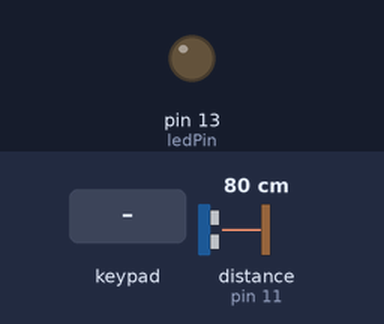
Bench run of a sketch on a simulated Arduino Uno, built with avr-gcc and run on an emulated ATmega328P. On the bench: output pins drawn as LEDs (lit = HIGH). The inputs (shaded band) are chosen by the test bench; at power-on: distance to the obstacle (sensor on pin 11) 80 cm. The echo pulse lasts 58.3 µs per cm; pins used as bus, display or sensor lines are not drawn; what the sketch prints to the serial monitor is not drawn.

Above: at 1.2 s.
1.3 s: keypad keys 9 8 7 6 # pressed 0.4 s apart
At 2.96 s:
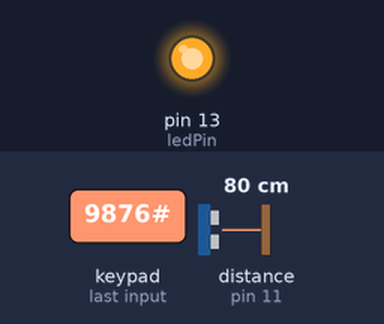
Timing chart, 0 to 34.5 s (numbered marks = the images above; inputs shaded):
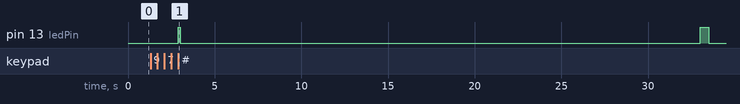

Measured:
- after the input at 1.3 s, pin 13 (ledPin): LOW → HIGH after 1.6 s, → LOW 0.10 s later, → HIGH 30.0 s later, → LOW 0.50 s later

The sketch:

Potato_Security_System..ino
```cpp
#include <Key.h>
#include <Keypad.h>


const byte keyRows = 4;
const byte keyCols = 4;
char keys [keyRows][keyCols] = {
  {'1', '2', '3', 'A'},
  {'4', '5', '6', 'B'},
  {'7', '8', '9', 'C'},
  {'*', '0', '#', 'D'}

};
byte rowPins[keyRows] = {9,8,7,6};
byte colPins[keyCols] = {5,4,3,2};
const int echo = 11;
const int trig = 12;
const int ledPin = 13;
int i = 0;
String password;
bool buzz = false;
String entered;

Keypad keyboard = Keypad(makeKeymap(keys),rowPins, colPins, keyRows, keyCols);
void setup() {
  // put your setup code here, to run once:

  Serial.begin(9600);
  pinMode(echo, INPUT);
  pinMode(trig, OUTPUT);
  pinMode(ledPin, OUTPUT);
}

void loop() {
  // put your main code here, to run repeatedly:
  char keyPressed;
  if ( i == 0){
    while (keyPressed != '#'){
      password = password + String(keyPressed);
      Serial.println(password);
      keyPressed = keyboard.getKey();
    }
    digitalWrite(ledPin, HIGH);
    delay(100);
    digitalWrite(ledPin, LOW);
    delay(30000);
    digitalWrite(ledPin, HIGH);
    delay(500);
    digitalWrite(ledPin, LOW);
    i++;
  }
  else{
  long pulse1;
  long pulse2;

  Serial.print(keyPressed);
  if (buzz == true){

  }
  digitalWrite(trig, HIGH);
  delayMicroseconds(50);
  digitalWrite(trig, LOW);

  pulse1 = pulseIn(echo, HIGH);
  //Serial.println(String(pulse1));
  delay(10);
  digitalWrite(trig, HIGH);
  delayMicroseconds(50);
  digitalWrite(trig, LOW);

  pulse2 = pulseIn(echo, HIGH);
  //Serial.println(String(pulse2));
  delay(10);
  entered = entered + String(keyboard.getKey());
  if (entered.length() > password.length()){
    if (entered != password){
      Serial.println("YALALALALA");
      Serial.println(entered);
      entered = "";
      digitalWrite(ledPin, LOW);
      delay(500);
      digitalWrite(ledPin, HIGH);
    }
  }
  if (entered == password){
    digitalWrite(ledPin, LOW);
  }
  Serial.println(entered);
  if (pulse1-pulse2 >= 1000 || pulse2-pulse1 >= 1000 && entered != password ){
      if (entered == password){

      }
      else {
        Serial.println("Alert Alert");
        digitalWrite(ledPin, HIGH);
        bool buzz = true;
      }


  }
  }


}
```
